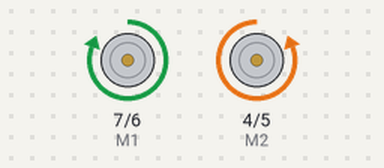
The sketch below on a simulated Arduino Uno, built with avr-gcc and run on an emulated ATmega328P. Shown: direction and speed pins drawn as motors (green arrow = direction pin HIGH = forward, orange = LOW = backward, longer = more drive).

Above: at 1.5 s.
At 4.5 s:
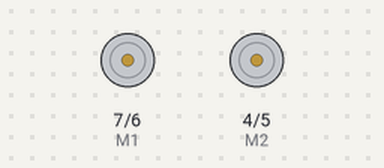
Timing chart, 0 to 7.8 s (numbered marks = the images above):
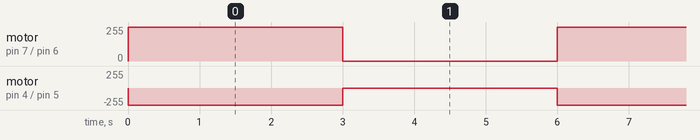

Measured:
- by itself, motor on pin 7 (M1) / pin 6 (E1): alternates forward 255/255 for 3.0 s and stopped for 3.0 s
- by itself, motor on pin 4 (M2) / pin 5 (E2): alternates backward 255/255 for 3.0 s and stopped for 3.0 s

The sketch:

motorcontrol.ino
```cpp
// # Connection:
// #        M1 pin  -> Digital pin 4
// #        E1 pin  -> Digital pin 5
// #        M2 pin  -> Digital pin 7
// #        E2 pin  -> Digital pin 6
// #        Motor Power Supply -> Centor blue screw connector(5.08mm 3p connector)
// #        Motor A  ->  Screw terminal close to E1 driver pin
// #        Motor B  ->  Screw terminal close to E2 driver pin
// #


int E1 = 6;
int M1 = 7;
int E2 = 5;
int M2 = 4;

void setup()
{
    pinMode(M1, OUTPUT);
    pinMode(M2, OUTPUT);

}

void loop()
{
  int value=255;
    digitalWrite(M1,HIGH);
    digitalWrite(M2,LOW);
    analogWrite(E1, value);   //PWM Speed Control
    analogWrite(E2, value);   //PWM Speed Control
    delay(3000);
    analogWrite(E1, 0);   //PWM Speed Control
    analogWrite(E2, 0);
    delay(3000);
}
```
